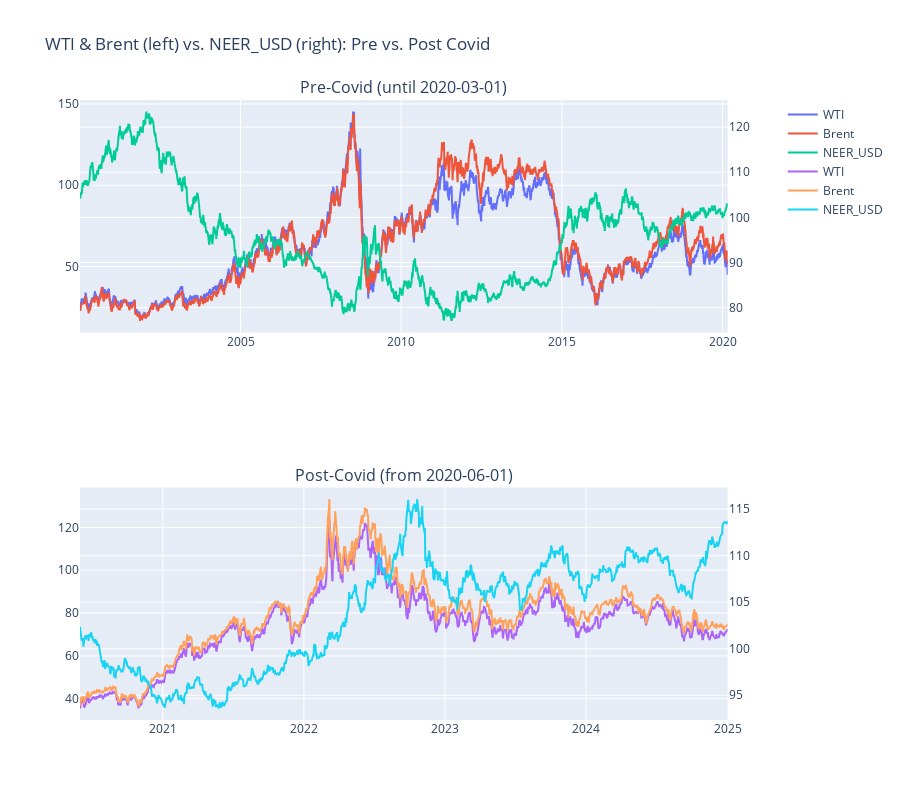

The notebook cell this image was saved under:
### Markdown cell above
### 4.1. Visualization of data/Correlation

### Code cell
# See any correlation @all and differences pre vs. post covid?
fig = make_subplots(
    rows=2, cols=1,
    specs=[[{"secondary_y": True}],
           [{"secondary_y": True}]],
    subplot_titles=("Pre-Covid (until 2020-03-01)", "Post-Covid (from 2020-06-01)")
)

fig.add_trace(go.Scatter(x=pre_cov_df.index,  y=pre_cov_df["WTI"],   mode="lines", name="WTI"),   row=1, col=1, secondary_y=False)
fig.add_trace(go.Scatter(x=pre_cov_df.index,  y=pre_cov_df["Brent"], mode="lines", name="Brent"), row=1, col=1, secondary_y=False)
fig.add_trace(go.Scatter(x=pre_cov_df.index,  y=pre_cov_df["NEER_USD"], mode="lines", name="NEER_USD"), row=1, col=1, secondary_y=True)

fig.add_trace(go.Scatter(x=post_cov_df.index, y=post_cov_df["WTI"],   mode="lines", name="WTI"),   row=2, col=1, secondary_y=False)
fig.add_trace(go.Scatter(x=post_cov_df.index, y=post_cov_df["Brent"], mode="lines", name="Brent"), row=2, col=1, secondary_y=False)
fig.add_trace(go.Scatter(x=post_cov_df.index, y=post_cov_df["NEER_USD"], mode="lines", name="NEER_USD"), row=2, col=1, secondary_y=True)


fig.update_layout(title="WTI & Brent (left) vs. NEER_USD (right): Pre vs. Post Covid", height=800)
fig.show()

### Figure 1 — Plotly figure (JSON) as saved in the notebook; plotly's stock layout.template omitted (floating-point values rounded to 4 significant figures; data arrays with more than 128 entries replaced by an {"elided": "..."} marker saying what was removed)
{"data": [{"mode": "lines", "name": "WTI", "type": "scatter", "x": {"elided": "5259 str values"}, "xaxis": "x", "y": {"elided": "5259 float values"}, "yaxis": "y"}, {"mode": "lines", "name": "Brent", "type": "scatter", "x": {"elided": "5259 str values"}, "xaxis": "x", "y": {"elided": "5259 float values"}, "yaxis": "y"}, {"mode": "lines", "name": "NEER_USD", "type": "scatter", "x": {"elided": "5259 str values"}, "xaxis": "x", "y": {"elided": "5259 float values"}, "yaxis": "y2"}, {"mode": "lines", "name": "WTI", "type": "scatter", "x": {"elided": "1198 str values"}, "xaxis": "x2", "y": {"elided": "1198 float values"}, "yaxis": "y3"}, {"mode": "lines", "name": "Brent", "type": "scatter", "x": {"elided": "1198 str values"}, "xaxis": "x2", "y": {"elided": "1198 float values"}, "yaxis": "y3"}, {"mode": "lines", "name": "NEER_USD", "type": "scatter", "x": {"elided": "1198 str values"}, "xaxis": "x2", "y": {"elided": "1198 float values"}, "yaxis": "y4"}], "layout": {"annotations": [{"font": {"size": 16}, "showarrow": false, "text": "Pre-Covid (until 2020-03-01)", "x": 0.47, "xanchor": "center", "xref": "paper", "y": 1, "yanchor": "bottom", "yref": "paper"}, {"font": {"size": 16}, "showarrow": false, "text": "Post-Covid (from 2020-06-01)", "x": 0.47, "xanchor": "center", "xref": "paper", "y": 0.375, "yanchor": "bottom", "yref": "paper"}], "height": 800, "title": {"text": "WTI & Brent (left) vs. NEER_USD (right): Pre vs. Post Covid"}, "xaxis": {"anchor": "y", "domain": [0, 0.94]}, "xaxis2": {"anchor": "y3", "domain": [0, 0.94]}, "yaxis": {"anchor": "x", "domain": [0.625, 1]}, "yaxis2": {"anchor": "x", "overlaying": "y", "side": "right"}, "yaxis3": {"anchor": "x2", "domain": [0, 0.375]}, "yaxis4": {"anchor": "x2", "overlaying": "y3", "side": "right"}}}
